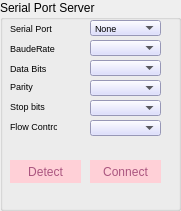
   <widget class="QGroupBox" name="groupBox_9">
    <property name="geometry">
     <rect>
      <x>-1</x>
      <y>289</y>
      <width>181</width>
      <height>211</height>
     </rect>
    </property>
    <property name="title">
     <string>Serial Port Server</string>
    </property>
    <widget class="QLabel" name="label_31">
     <property name="geometry">
      <rect>
       <x>10</x>
       <y>20</y>
       <width>61</width>
       <height>16</height>
      </rect>
     </property>
     <property name="font">
      <font>
       <pointsize>7</pointsize>
      </font>
     </property>
     <property name="text">
      <string>Serial Port</string>
     </property>
    </widget>
    <widget class="QComboBox" name="Serial_Port_Server">
     <property name="geometry">
      <rect>
       <x>90</x>
       <y>20</y>
       <width>71</width>
       <height>16</height>
      </rect>
     </property>
     <property name="font">
      <font>
       <pointsize>7</pointsize>
      </font>
     </property>
     <property name="styleSheet">
      <string notr="true">background-color: rgb(211, 212, 255);</string>
     </property>
     <property name="currentText">
      <string>None</string>
     </property>
     <item>
      <property name="text">
       <string>None</string>
      </property>
     </item>
     <item>
      <property name="text">
       <string>testport</string>
      </property>
     </item>
    </widget>
    <widget class="QLabel" name="label_32">
     <property name="geometry">
      <rect>
       <x>10</x>
       <y>40</y>
       <width>61</width>
       <height>16</height>
      </rect>
     </property>
     <property name="font">
      <font>
       <pointsize>7</pointsize>
      </font>
     </property>
     <property name="text">
      <string>BaudeRate</string>
     </property>
    </widget>
    <widget class="QComboBox" name="Serial_Baudrate_Server">
     <property name="geometry">
      <rect>
       <x>90</x>
       <y>40</y>
       <width>71</width>
       <height>16</height>
      </rect>
     </property>
     <property name="font">
      <font>
       <pointsize>7</pointsize>
      </font>
     </property>
     <property name="styleSheet">
      <string notr="true">background-color: rgb(211, 212, 255);</string>
     </property>
     <property name="currentText">
      <string/>
     </property>
    </widget>
    <widget class="QLabel" name="label_33">
     <property name="geometry">
      <rect>
       <x>10</x>
       <y>60</y>
       <width>61</width>
       <height>16</height>
      </rect>
     </property>
     <property name="font">
      <font>
       <pointsize>7</pointsize>
      </font>
     </property>
     <property name="text">
      <string>Data Bits</string>
     </property>
    </widget>
    <widget class="QLabel" name="label_34">
     <property name="geometry">
      <rect>
       <x>10</x>
       <y>80</y>
       <width>47</width>
       <height>13</height>
      </rect>
     </property>
     <property name="font">
      <font>
       <pointsize>7</pointsize>
      </font>
     </property>
     <property name="text">
      <string>Parity</string>
     </property>
    </widget>
    <widget class="QComboBox" name="Serial_Data_Bits_Server">
     <property name="geometry">
      <rect>
       <x>90</x>
       <y>60</y>
       <width>71</width>
       <height>16</height>
      </rect>
     </property>
     <property name="font">
      <font>
       <pointsize>7</pointsize>
      </font>
     </property>
     <property name="styleSheet">
      <string notr="true">background-color: rgb(211, 212, 255);</string>
     </property>
     <property name="currentText">
      <string/>
     </property>
    </widget>
    <widget class="QComboBox" name="Serial_Parity_Server">
     <property name="geometry">
      <rect>
       <x>90</x>
       <y>80</y>
       <width>71</width>
       <height>16</height>
      </rect>
     </property>
     <property name="font">
      <font>
       <pointsize>7</pointsize>
      </font>
     </property>
     <property name="styleSheet">
      <string notr="true">background-color: rgb(211, 212, 255);</string>
     </property>
    </widget>
    <widget class="QLabel" name="label_35">
     <property name="geometry">
      <rect>
       <x>10</x>
       <y>100</y>
       <width>47</width>
       <height>13</height>
      </rect>
     </property>
     <property name="font">
      <font>
       <pointsize>7</pointsize>
      </font>
     </property>
     <property name="text">
      <string>Stop bits</string>
     </property>
    </widget>
    <widget class="QLabel" name="label_36">
     <property name="geometry">
      <rect>
       <x>10</x>
       <y>120</y>
       <width>47</width>
       <height>13</height>
      </rect>
     </property>
     <property name="font">
      <font>
       <pointsize>7</pointsize>
      </font>
     </property>
     <property name="text">
      <string>Flow Control</string>
     </property>
    </widget>
    <widget class="QComboBox" name="Serial_Stop_Bits_2">
     <property name="geometry">
      <rect>
       <x>90</x>
       <y>100</y>
       <width>71</width>
       <height>16</height>
      </rect>
     </property>
     <property name="font">
      <font>
       <pointsize>7</pointsize>
      </font>
     </property>
     <property name="styleSheet">
      <string notr="true">background-color: rgb(211, 212, 255);</string>
     </property>
    </widget>
    <widget class="QComboBox" name="Serial_Flow_Control_2">
     <property name="geometry">
      <rect>
       <x>90</x>
       <y>120</y>
       <width>71</width>
       <height>16</height>
      </rect>
     </property>
     <property name="font">
      <font>
       <pointsize>7</pointsize>
      </font>
     </property>
     <property name="styleSheet">
      <string notr="true">background-color: rgb(211, 212, 255);</string>
     </property>
    </widget>
    <widget class="QPushButton" name="Serial_Connect_Server">
     <property name="geometry">
      <rect>
       <x>90</x>
       <y>160</y>
       <width>71</width>
       <height>23</height>
      </rect>
     </property>
     <property name="palette">
      <palette>
       <active>
        <colorrole role="WindowText">
         <brush brushstyle="SolidPattern">
          <color alpha="255">
           <red>170</red>
           <green>85</green>
           <blue>127</blue>
          </color>
         </brush>
        </colorrole>
        <colorrole role="Button">
         <brush brushstyle="SolidPattern">
          <color alpha="255">
           <red>255</red>
           <green>208</green>
           <blue>215</blue>
          </color>
         </brush>
        </colorrole>
        <colorrole role="Text">
         <brush brushstyle="SolidPattern">
          <color alpha="255">
           <red>170</red>
           <green>85</green>
           <blue>127</blue>
          </color>
         </brush>
        </colorrole>
        <colorrole role="ButtonText">
         <brush brushstyle="SolidPattern">
          <color alpha="255">
           <red>170</red>
           <green>85</green>
           <blue>127</blue>
          </color>
         </brush>
        </colorrole>
        <colorrole role="Base">
         <brush brushstyle="SolidPattern">
          <color alpha="255">
           <red>255</red>
           <green>208</green>
           <blue>215</blue>
          </color>
         </brush>
        </colorrole>
        <colorrole role="Window">
         <brush brushstyle="SolidPattern">
          <color alpha="255">
           <red>255</red>
           <green>208</green>
           <blue>215</blue>
          </color>
         </brush>
        </colorrole>
        <colorrole role="PlaceholderText">
         <brush brushstyle="NoBrush">
          <color alpha="128">
           <red>170</red>
           <green>85</green>
           <blue>127</blue>
          </color>
         </brush>
        </colorrole>
       </active>
       <inactive>
        <colorrole role="WindowText">
         <brush brushstyle="SolidPattern">
          <color alpha="255">
           <red>170</red>
           <green>85</green>
           <blue>127</blue>
          </color>
         </brush>
        </colorrole>
        <colorrole role="Button">
         <brush brushstyle="SolidPattern">
          <color alpha="255">
           <red>255</red>
           <green>208</green>
           <blue>215</blue>
          </color>
         </brush>
        </colorrole>
        <colorrole role="Text">
         <brush brushstyle="SolidPattern">
          <color alpha="255">
           <red>170</red>
           <green>85</green>
           <blue>127</blue>
          </color>
         </brush>
        </colorrole>
        <colorrole role="ButtonText">
         <brush brushstyle="SolidPattern">
          <color alpha="255">
           <red>170</red>
           <green>85</green>
           <blue>127</blue>
          </color>
         </brush>
        </colorrole>
        <colorrole role="Base">
         <brush brushstyle="SolidPattern">
          <color alpha="255">
           <red>255</red>
           <green>208</green>
           <blue>215</blue>
          </color>
         </brush>
        </colorrole>
        <colorrole role="Window">
         <brush brushstyle="SolidPattern">
          <color alpha="255">
           <red>255</red>
           <green>208</green>
           <blue>215</blue>
          </color>
         </brush>
        </colorrole>
        <colorrole role="PlaceholderText">
         <brush brushstyle="NoBrush">
          <color alpha="128">
           <red>170</red>
           <green>85</green>
           <blue>127</blue>
          </color>
         </brush>
        </colorrole>
       </inactive>
       <disabled>
        <colorrole role="WindowText">
         <brush brushstyle="SolidPattern">
          <color alpha="255">
           <red>170</red>
           <green>85</green>
           <blue>127</blue>
          </color>
         </brush>
        </colorrole>
        <colorrole role="Button">
         <brush brushstyle="SolidPattern">
          <color alpha="255">
           <red>255</red>
           <green>208</green>
           <blue>215</blue>
          </color>
         </brush>
        </colorrole>
        <colorrole role="Text">
         <brush brushstyle="SolidPattern">
          <color alpha="255">
           <red>170</red>
           <green>85</green>
           <blue>127</blue>
          </color>
         </brush>
        </colorrole>
        <colorrole role="ButtonText">
         <brush brushstyle="SolidPattern">
          <color alpha="255">
           <red>170</red>
           <green>85</green>
           <blue>127</blue>
          </color>
         </brush>
        </colorrole>
        <colorrole role="Base">
         <brush brushstyle="SolidPattern">
          <color alpha="255">
           <red>255</red>
           <green>208</green>
           <blue>215</blue>
          </color>
         </brush>
        </colorrole>
        <colorrole role="Window">
         <brush brushstyle="SolidPattern">
          <color alpha="255">
           <red>255</red>
           <green>208</green>
           <blue>215</blue>
          </color>
         </brush>
        </colorrole>
        <colorrole role="PlaceholderText">
         <brush brushstyle="NoBrush">
          <color alpha="128">
           <red>170</red>
           <green>85</green>
           <blue>127</blue>
          </color>
         </brush>
        </colorrole>
       </disabled>
      </palette>
     </property>
     <property name="styleSheet">
      <string notr="true">color: rgb(170, 85, 127);
border:none;
background-color: rgb(255, 208, 215);</string>
     </property>
     <property name="text">
      <string>Connect</string>
     </property>
    </widget>
    <widget class="QPushButton" name="Serial_Detect_Server">
     <property name="geometry">
      <rect>
       <x>10</x>
       <y>160</y>
       <width>71</width>
       <height>23</height>
      </rect>
     </property>
     <property name="palette">
      <palette>
       <active>
        <colorrole role="WindowText">
         <brush brushstyle="SolidPattern">
          <color alpha="255">
           <red>170</red>
           <green>85</green>
           <blue>127</blue>
          </color>
         </brush>
        </colorrole>
        <colorrole role="Button">
         <brush brushstyle="SolidPattern">
          <color alpha="255">
           <red>255</red>
           <green>208</green>
           <blue>215</blue>
          </color>
         </brush>
        </colorrole>
        <colorrole role="Text">
         <brush brushstyle="SolidPattern">
          <color alpha="255">
           <red>170</red>
           <green>85</green>
           <blue>127</blue>
          </color>
         </brush>
        </colorrole>
        <colorrole role="ButtonText">
         <brush brushstyle="SolidPattern">
          <color alpha="255">
           <red>170</red>
           <green>85</green>
           <blue>127</blue>
          </color>
         </brush>
        </colorrole>
        <colorrole role="Base">
         <brush brushstyle="SolidPattern">
          <color alpha="255">
           <red>255</red>
           <green>208</green>
           <blue>215</blue>
          </color>
         </brush>
        </colorrole>
        <colorrole role="Window">
         <brush brushstyle="SolidPattern">
          <color alpha="255">
           <red>255</red>
           <green>208</green>
           <blue>215</blue>
          </color>
         </brush>
        </colorrole>
        <colorrole role="PlaceholderText">
         <brush brushstyle="NoBrush">
          <color alpha="128">
           <red>170</red>
           <green>85</green>
           <blue>127</blue>
          </color>
         </brush>
        </colorrole>
       </active>
       <inactive>
        <colorrole role="WindowText">
         <brush brushstyle="SolidPattern">
          <color alpha="255">
           <red>170</red>
           <green>85</green>
           <blue>127</blue>
          </color>
         </brush>
        </colorrole>
        <colorrole role="Button">
         <brush brushstyle="SolidPattern">
          <color alpha="255">
           <red>255</red>
           <green>208</green>
           <blue>215</blue>
          </color>
         </brush>
        </colorrole>
        <colorrole role="Text">
         <brush brushstyle="SolidPattern">
          <color alpha="255">
           <red>170</red>
           <green>85</green>
           <blue>127</blue>
          </color>
         </brush>
        </colorrole>
        <colorrole role="ButtonText">
         <brush brushstyle="SolidPattern">
          <color alpha="255">
           <red>170</red>
           <green>85</green>
           <blue>127</blue>
          </color>
         </brush>
        </colorrole>
        <colorrole role="Base">
         <brush brushstyle="SolidPattern">
          <color alpha="255">
           <red>255</red>
           <green>208</green>
           <blue>215</blue>
          </color>
         </brush>
        </colorrole>
        <colorrole role="Window">
         <brush brushstyle="SolidPattern">
          <color alpha="255">
           <red>255</red>
           <green>208</green>
           <blue>215</blue>
          </color>
         </brush>
        </colorrole>
        <colorrole role="PlaceholderText">
         <brush brushstyle="NoBrush">
          <color alpha="128">
           <red>170</red>
           <green>85</green>
           <blue>127</blue>
          </color>
         </brush>
        </colorrole>
       </inactive>
       <disabled>
        <colorrole role="WindowText">
         <brush brushstyle="SolidPattern">
          <color alpha="255">
           <red>170</red>
           <green>85</green>
           <blue>127</blue>
          </color>
         </brush>
        </colorrole>
        <colorrole role="Button">
         <brush brushstyle="SolidPattern">
          <color alpha="255">
           <red>255</red>
           <green>208</green>
           <blue>215</blue>
          </color>
         </brush>
        </colorrole>
        <colorrole role="Text">
         <brush brushstyle="SolidPattern">
          <color alpha="255">
           <red>170</red>
           <green>85</green>
           <blue>127</blue>
          </color>
         </brush>
        </colorrole>
        <colorrole role="ButtonText">
         <brush brushstyle="SolidPattern">
          <color alpha="255">
           <red>170</red>
           <green>85</green>
           <blue>127</blue>
          </color>
         </brush>
        </colorrole>
        <colorrole role="Base">
         <brush brushstyle="SolidPattern">
          <color alpha="255">
           <red>255</red>
           <green>208</green>
           <blue>215</blue>
          </color>
         </brush>
        </colorrole>
        <colorrole role="Window">
         <brush brushstyle="SolidPattern">
          <color alpha="255">
           <red>255</red>
           <green>208</green>
           <blue>215</blue>
          </color>
         </brush>
        </colorrole>
        <colorrole role="PlaceholderText">
         <brush brushstyle="NoBrush">
          <color alpha="128">
           <red>170</red>
           <green>85</green>
           <blue>127</blue>
          </color>
         </brush>
        </colorrole>
       </disabled>
      </palette>
     </property>
     <property name="styleSheet">
      <string notr="true">color: rgb(170, 85, 127);
border:none;
background-color: rgb(255, 208, 215);</string>
     </property>
     <property name="text">
      <string>Detect</string>
     </property>
    </widget>
   </widget>
